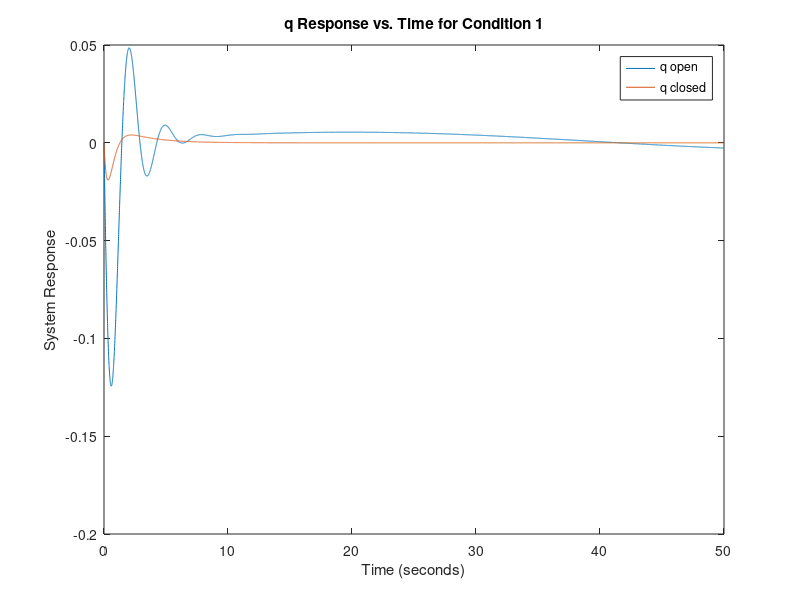
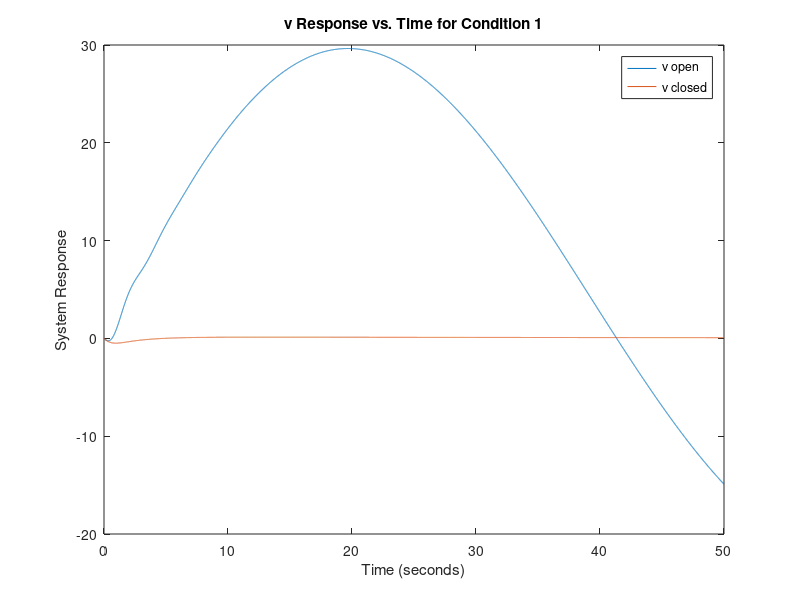
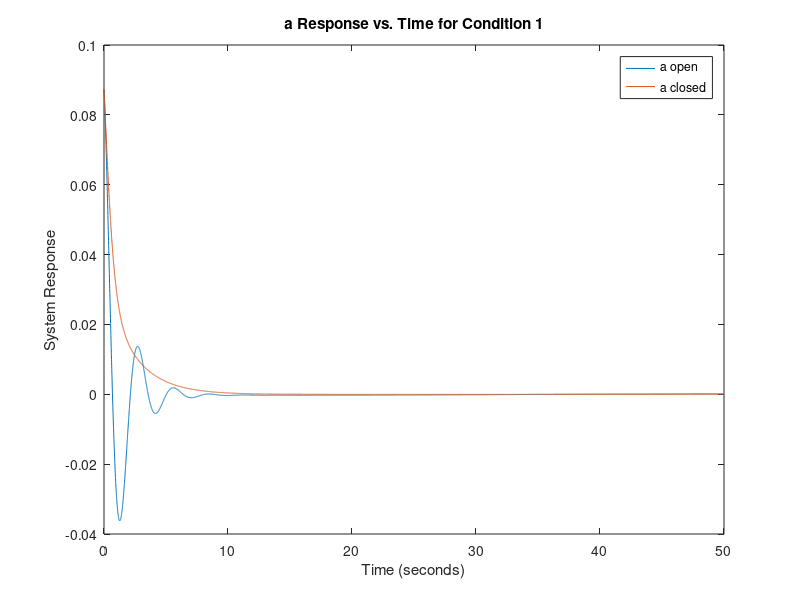
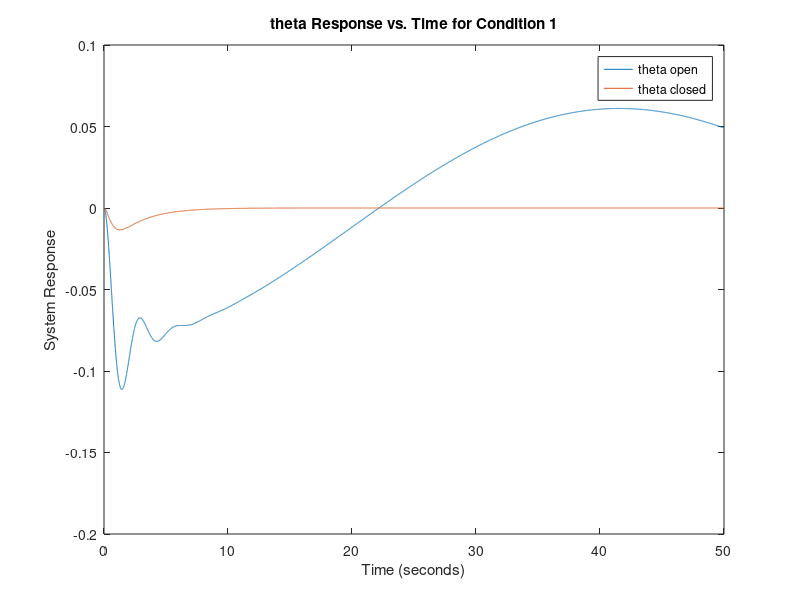

Recreate these plots in MATLAB, in order.
%Nathan Lutes
%ctrlsspecialassign2
%12/1/2018

%Part a
A=[-0.49 0.5e-4 -4.79 0; 0 -0.148e-1 -13.877 -32.2; 1 -0.19e-3 -0.836 0; 1 0 0 0];
B=[-8.743; -1.096; -0.01115; 0];
C=zeros(4,4);
D=zeros(4,1);
Q=[14.79 0 0 0; 0 2.7e-10 1.182e-6 0; 0 1.182e-6 0.00514 0; 0 0 0 10.41];
R=51.02+9.101e-7;
N=[0; 1.57e-8; 6.85e-5; 0];
T=linspace(0,50,10000);

%calculate open loop pole locations
sysO=ss(A, B, C, D);
Eopen=pole(sysO);
Eopen

%calculate gains and closed loop poles
[Kcl, Scl, Ecl]=lqr(A,B,Q,R,N);
Acl=A-B*Kcl;
syscl=ss(Acl,B,C,D);
Kcl
Ecl

%part B response plot
%Initial condition 1
[yopen,t,xopen]=initial(sysO,[0;0;5/57.3;0],T);
[ycl,tcl,xcl]=initial(syscl,[0;0;5/57.3;0],T);

%q
plot(T,xopen(:,1))
hold on
plot(T,xcl(:,1))
hold off
legend('q open','q closed')
xlabel('Time (seconds)')
ylabel('System Response')
title('q Response vs. Time for Condition 1')
%v
figure()
plot(T,xopen(:,2))
hold on
plot(T,xcl(:,2))
hold off
legend('v open','v closed')
xlabel('Time (seconds)')
ylabel('System Response')
title('v Response vs. Time for Condition 1')
%a
figure()
plot(T,xopen(:,3))
hold on
plot(T,xcl(:,3))
hold off
legend('a open','a closed')
xlabel('Time (seconds)')
ylabel('System Response')
title('a Response vs. Time for Condition 1')
%theta
figure()
plot(T,xopen(:,4))
hold on
plot(T,xcl(:,4))
hold off
legend('theta open','theta closed')
xlabel('Time (seconds)')
ylabel('System Response')
title('theta Response vs. Time for Condition 1')

%part B response plot
%Initial conditions 2

[yopen2,t2,xopen2]=initial(sysO,[0;0;5/57.3;5/57.3],T);
[ycl2,tcl2,xcl2]=initial(syscl,[0;0;5/57.3;5/57.3],T);

%q
figure()
plot(T,xopen2(:,1))
hold on
plot(T,xcl2(:,1))
hold off
legend('q open','q closed')
xlabel('Time (seconds)')
ylabel('System Response')
title('q Response vs. Time for Condition 2')
%v
figure()
plot(T,xopen2(:,2))
hold on
plot(T,xcl2(:,2))
hold off
legend('v open','v closed')
xlabel('Time (seconds)')
ylabel('System Response')
title('v Response vs. Time for Condition 2')
%a
figure()
plot(T,xopen2(:,3))
hold on
plot(T,xcl2(:,3))
hold off
legend('a open','a closed')
xlabel('Time (seconds)')
ylabel('System Response')
title('a Response vs. Time for Condition 2')
%theta
figure()
plot(T,xopen2(:,4))
hold on
plot(T,xcl2(:,4))
hold off
legend('theta open','theta closed')
xlabel('Time (seconds)')
ylabel('System Response')
title('theta Response vs. Time for Condition 2')

%Part C(a)
Qc=[41.62 0 0 0; 0 2.7e-10 1.182e-6 0; 0 1.182e-6 0.00514 0; 0 0 0 10.41];

%calculate open loop pole locations
sysOc=ss(A, B, C, D);
Eopenc=pole(sysOc);
Eopenc

%calculate gains and closed loop poles
[Kclc, Sclc, Eclc]=lqr(A,B,Qc,R,N);
Aclc=A-B*Kclc;
sysclc=ss(Aclc,B,C,D);
Kclc
Eclc

%Part C(B)
%initial conditions 1
[yopenc,tc,xopenc]=initial(sysOc,[0;0;5/57.3;0],T);
[yclc,tclc,xclc]=initial(sysclc,[0;0;5/57.3;0],T);

%q
figure()
plot(T,xopenc(:,1))
hold on
plot(T,xclc(:,1))
hold off
legend('q open','q closed')
xlabel('Time (seconds)')
ylabel('System Response')
title('q Response Part C vs. Time for Condition 1')
%v
figure()
plot(T,xopenc(:,2))
hold on
plot(T,xclc(:,2))
hold off
legend('v open','v closed')
xlabel('Time (seconds)')
ylabel('System Response')
title('v Response Part Cvs. Time for Condition 1')
%a
figure()
plot(T,xopenc(:,3))
hold on
plot(T,xclc(:,3))
hold off
legend('a open','a closed')
xlabel('Time (seconds)')
ylabel('System Response')
title('a Response Part C vs. Time for Condition 1')
%theta
figure()
plot(T,xopenc(:,4))
hold on
plot(T,xclc(:,4))
hold off
legend('theta open','theta closed')
xlabel('Time (seconds)')
ylabel('System Response')
title('theta Response Part C vs. Time for Condition 1')

%part B response plot
%Initial conditions 2

[yopen2c,t2c,xopen2c]=initial(sysOc,[0;0;5/57.3;5/57.3],T);
[ycl2c,tcl2c,xcl2c]=initial(sysclc,[0;0;5/57.3;5/57.3],T);

%q
figure()
plot(T,xopen2c(:,1))
hold on
plot(T,xcl2c(:,1))
hold off
legend('q open','q closed')
xlabel('Time (seconds)')
ylabel('System Response')
title('q Response Part C vs. Time for Condition 2')
%v
figure()
plot(T,xopen2c(:,2))
hold on
plot(T,xcl2c(:,2))
hold off
legend('v open','v closed')
xlabel('Time (seconds)')
ylabel('System Response')
title('v Response Part Cvs. Time for Condition 2')
%a
figure()
plot(T,xopen2c(:,3))
hold on
plot(T,xcl2c(:,3))
hold off
legend('a open','a closed')
xlabel('Time (seconds)')
ylabel('System Response')
title('a Response Part C vs. Time for Condition 2')
%theta
figure()
plot(T,xopen2c(:,4))
hold on
plot(T,xcl2c(:,4))
hold off
legend('theta open','theta closed')
xlabel('Time (seconds)')
ylabel('System Response')
title('theta Response Part C vs. Time for Condition 2')